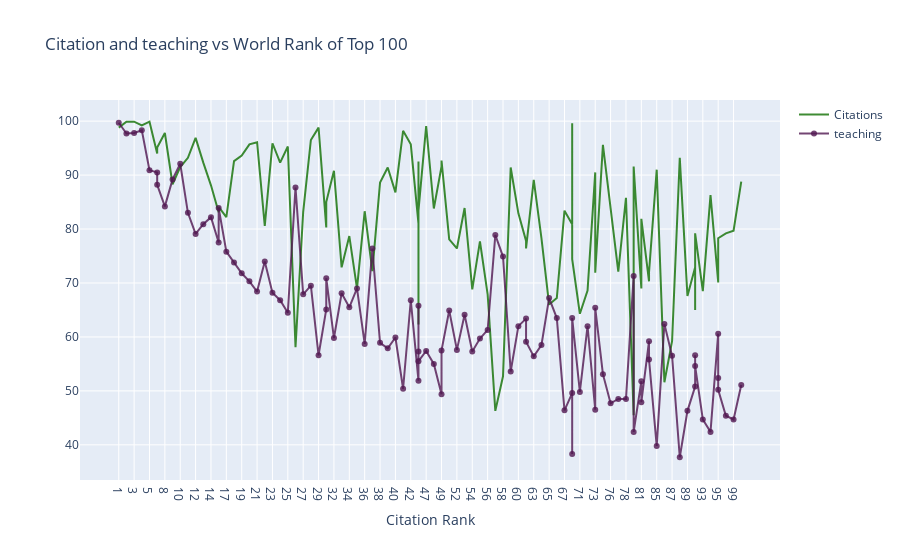

The cell this chart's notebook holds for it:
### Code cell
trace1 = go.Scatter(x=df_100.world_rank,y=df_100.citations,mode='lines', name='Citations', marker=dict(color='rgba(16,112,2,0.8)'), text=df.university_name)

trace2 = go.Scatter(x=df_100.world_rank,y=df_100.teaching, mode='lines+markers',name='teaching', marker=dict(color='rgba(80,23,80,0.8)'), text=df.university_name)

data=[trace1, trace2]

layout=dict(title='Citation and teaching vs World Rank of Top 100', xaxis=dict (title='Citation Rank', ticklen=5, zeroline=False))

fig=dict(data=data,layout=layout)
iplot(fig)

### Figure 1 — Plotly figure (JSON) as saved in the notebook; plotly's stock layout.template omitted (floating-point values rounded to 4 significant figures; data arrays with more than 128 entries replaced by an {"elided": "..."} marker saying what was removed)
{"data": [{"marker": {"color": "rgba(16,112,2,0.8)"}, "mode": "lines", "name": "Citations", "text": {"elided": "2603 str values"}, "type": "scatter", "x": ["1", "2", "3", "4", "5", "6", "6", "8", "9", "10", "11", "12", "13", "14", "15", "15", "17", "18", "19", "20", "21", "22", "23", "24", "25", "26", "27", "28", "29", "30", "30", "32", "33", "34", "35", "36", "37", "38", "39", "40", "41", "42", "43", "43", "43", "43", "47", "48", "49", "49", "51", "52", "53", "54", "55", "56", "57", "58", "59", "60", "61", "61", "63", "64", "65", "66", "67", "68", "68", "68", "71", "72", "73", "73", "75", "76", "77", "78", "79", "79", "81", "81", "83", "83", "85", "86", "87", "88", "89", "90", "90", "90", "93", "94", "95", "95", "95", "98", "99", "100"], "y": [98.8, 99.9, 99.9, 99.2, 99.9, 94, 95.1, 97.8, 88.3, 91.5, 93.2, 96.9, 92.3, 88.1, 83.1, 84.1, 82.2, 92.6, 93.6, 95.7, 96.1, 80.6, 95.9, 92.3, 95.3, 58.1, 83.2, 96.5, 98.8, 80.3, 85, 90.8, 72.9, 78.7, 69, 83.3, 72.2, 88.6, 91.4, 86.8, 98.2, 95.7, 81, 62.3, 92.5, 83.4, 99.1, 83.8, 91.6, 92.7, 78.1, 76.4, 83.9, 68.8, 77.7, 67.9, 46.3, 52.7, 91.4, 82.9, 77.8, 76.4, 89.1, 78.3, 66, 67.2, 83.4, 80.9, 99.6, 74.4, 64.3, 68.6, 90.5, 71.9, 95.6, 84.4, 72.1, 85.8, 45.5, 91.6, 69, 81.9, 70.3, 72, 91, 51.6, 59.2, 93.2, 67.6, 72.9, 65, 79.2, 68.5, 86.3, 70.2, 70.1, 78.3, 79.2, 79.7, 88.8]}, {"marker": {"color": "rgba(80,23,80,0.8)"}, "mode": "lines+markers", "name": "teaching", "text": {"elided": "2603 str values"}, "type": "scatter", "x": ["1", "2", "3", "4", "5", "6", "6", "8", "9", "10", "11", "12", "13", "14", "15", "15", "17", "18", "19", "20", "21", "22", "23", "24", "25", "26", "27", "28", "29", "30", "30", "32", "33", "34", "35", "36", "37", "38", "39", "40", "41", "42", "43", "43", "43", "43", "47", "48", "49", "49", "51", "52", "53", "54", "55", "56", "57", "58", "59", "60", "61", "61", "63", "64", "65", "66", "67", "68", "68", "68", "71", "72", "73", "73", "75", "76", "77", "78", "79", "79", "81", "81", "83", "83", "85", "86", "87", "88", "89", "90", "90", "90", "93", "94", "95", "95", "95", "98", "99", "100"], "y": [99.7, 97.7, 97.8, 98.3, 90.9, 90.5, 88.2, 84.2, 89.2, 92.1, 83, 79.1, 80.9, 82.2, 77.5, 83.9, 75.8, 73.8, 71.8, 70.3, 68.4, 74, 68.2, 66.8, 64.5, 87.7, 67.9, 69.5, 56.6, 65.1, 70.9, 59.8, 68.1, 65.5, 69, 58.7, 76.4, 58.9, 57.9, 59.9, 50.4, 66.8, 51.9, 65.8, 57.3, 55.5, 57.4, 55, 49.4, 57.5, 64.9, 57.6, 64.1, 57.3, 59.7, 61.3, 78.9, 74.9, 53.6, 62, 63.4, 59.1, 56.4, 58.5, 67.2, 63.5, 46.4, 49.6, 38.3, 63.5, 49.8, 62, 46.5, 65.4, 53.1, 47.7, 48.5, 48.5, 71.3, 42.4, 51.8, 47.9, 59.2, 55.8, 39.8, 62.4, 56.5, 37.7, 46.3, 50.8, 56.6, 54.6, 44.7, 42.4, 60.6, 52.4, 50.2, 45.4, 44.7, 51.1]}], "layout": {"autosize": true, "title": {"text": "Citation and teaching vs World Rank of Top 100"}, "xaxis": {"autorange": true, "range": [-4.925, 85.93], "ticklen": 5, "title": {"text": "Citation Rank"}, "type": "category", "zeroline": false}, "yaxis": {"autorange": true, "range": [32.58, 104.8], "type": "linear"}}}
